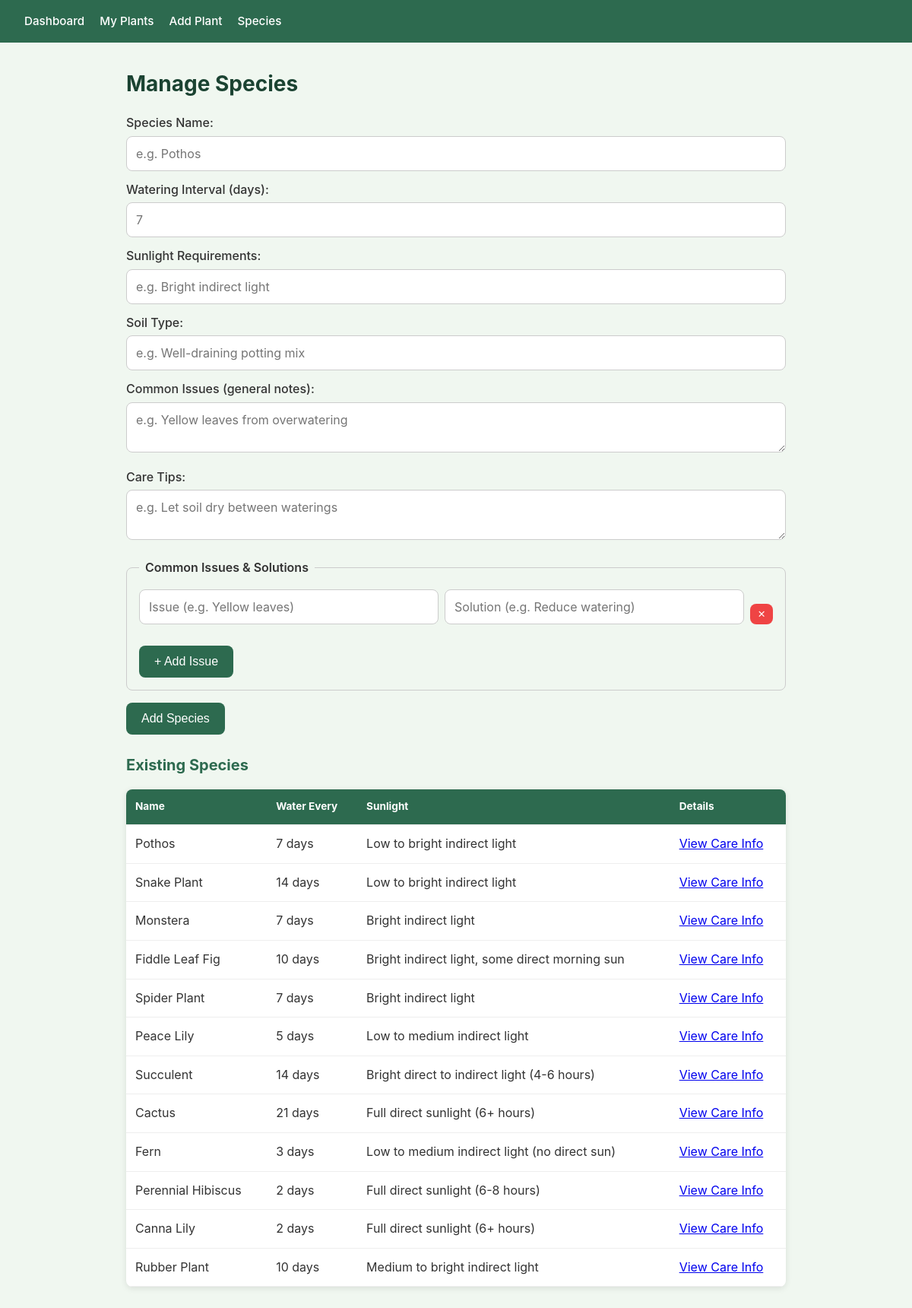
Screenshot of /species with the database file from the repository.
### app/models.py (models this page shows)
class Species(db.Model):
    id = db.Column(db.Integer, primary_key=True)
    name = db.Column(db.String(100), unique=True, nullable=False)
    watering_interval_days = db.Column(db.Integer, nullable=False)
    sunlight = db.Column(db.String(100))
    soil_type = db.Column(db.String(200))
    common_issues = db.Column(db.Text)
    care_tips = db.Column(db.Text)
    fertilizer_type = db.Column(db.String(200))
    fertilizer_schedule = db.Column(db.String(200))
    fertilizer_notes = db.Column(db.Text)
    plants = db.relationship("Plant", backref="species", lazy=True)
    issues = db.relationship("SpeciesIssue", backref="species", lazy=True)

### app/routes.py (the view, shortened to what this page needs)
@main.route("/species", methods=["GET", "POST"])
def manage_species():
    species = Species.query.all()
    return render_template("species.html", species=species)

### app/templates/species.html (shortened to what this page needs)
{% extends "base.html" %}
{% block content %}
<h1>Manage Species</h1>
<form method="POST">
    <label for="name">Species Name:</label>
    <input type="text" id="name" name="name" required placeholder="e.g. Pothos">
    <label for="watering_interval_days">Watering Interval (days):</label>
    <input type="number" id="watering_interval_days" name="watering_interval_days" required min="1" placeholder="7">
    <label for="sunlight">Sunlight Requirements:</label>
    <input type="text" id="sunlight" name="sunlight" placeholder="e.g. Bright indirect light">
    <label for="soil_type">Soil Type:</label>
    <input type="text" id="soil_type" name="soil_type" placeholder="e.g. Well-draining potting mix">
    <label for="common_issues">Common Issues (general notes):</label>
    <textarea id="common_issues" name="common_issues" rows="2" placeholder="e.g. Yellow leaves from overwatering"></textarea>
    <label for="care_tips">Care Tips:</label>
    <textarea id="care_tips" name="care_tips" rows="2" placeholder="e.g. Let soil dry between waterings"></textarea>
    <fieldset class="issues-fieldset">
        <legend>Common Issues &amp; Solutions</legend>
        <div id="issues-container">
            <div class="issue-row">
                <input type="text" name="issue[]" placeholder="Issue (e.g. Yellow leaves)">
                <input type="text" name="solution[]" placeholder="Solution (e.g. Reduce watering)">
                <button type="button" class="btn delete remove-row">✕</button>
            </div>
        </div>
        <button type="button" id="add-issue" class="btn add-issue-btn">+ Add Issue</button>
    </fieldset>
    <button type="submit" class="btn">Add Species</button>
</form>
{% if species %}
<h2>Existing Species</h2>
<table>
    <thead>
        <tr>
            <th>Name</th>
            <th>Water Every</th>
            <th>Sunlight</th>
            <th>Details</th>
        </tr>
    </thead>
    <tbody>
        {% for s in species %}
        <tr>
            <td>{{ s.name }}</td>
            <td>{{ s.watering_interval_days }} days</td>
            <td>{{ s.sunlight or '—' }}</td>
            <td><a href="{{ url_for('main.species_detail', species_id=s.id) }}">View Care Info</a></td>
        </tr>
        {% endfor %}
    </tbody>
</table>
{% endif %}
{% endblock %}

### app/static/style.css (style rules this page uses)
* { box-sizing: border-box; margin: 0; padding: 0; }
body { font-family: -apple-system, BlinkMacSystemFont, "Segoe UI", Roboto, sans-serif; background: #f0f7f0; color: #333; line-height: 1.6; -webkit-text-size-adjust: 100%; }
h1 { margin-bottom: 1rem; color: #1b4332; font-size: 1.5rem; }
h2 { margin: 1.5rem 0 1rem; color: #2d6a4f; font-size: 1.25rem; }
table { width: 100%; border-collapse: collapse; background: white; border-radius: 8px; overflow: hidden; box-shadow: 0 2px 8px rgba(0, 0, 0, 0.1); }
th, td { padding: 0.75rem 0.75rem; text-align: left; border-bottom: 1px solid #eee; }
th { background: #2d6a4f; color: white; font-size: 0.85rem; }
form { margin-bottom: 1rem; }
label { display: block; margin: 0.75rem 0 0.25rem; font-weight: 500; }
input, select, textarea { width: 100%; padding: 0.75rem; border: 1px solid #ccc; border-radius: 8px; font-size: 16px; font-family: inherit; -webkit-appearance: none; appearance: none; }
textarea { resize: vertical; }
.issues-fieldset { border: 1px solid #ccc; border-radius: 8px; padding: 1rem; margin-top: 1rem; }
.issues-fieldset legend { font-weight: 600; padding: 0 0.5rem; }
.issue-row { display: flex; flex-direction: column; gap: 0.5rem; margin-bottom: 0.75rem; padding-bottom: 0.75rem; border-bottom: 1px solid #eee; }
.issue-row input { margin-top: 0; }
.issue-row .remove-row { margin-top: 0; padding: 0.4rem 0.6rem; font-size: 0.8rem; align-self: flex-end; }
.add-issue-btn { background: #059669; margin-top: 0.5rem; }
.btn { display: inline-block; margin-top: 1rem; padding: 0.75rem 1.25rem; background: #2d6a4f; color: white; border: none; border-radius: 8px; cursor: pointer; font-size: 1rem; -webkit-tap-highlight-color: transparent; touch-action: manipulation; }
.btn.delete { background: #ef4444; }
@media (min-width: 768px) { h1 { font-size: 1.75rem; } }
@media (min-width: 768px) { .issue-row { flex-direction: row; align-items: center; border-bottom: none; padding-bottom: 0; } }
@media (min-width: 768px) { .issue-row input { flex: 1; } }

### rows the page displays
Species: name "Pothos", watering_interval_days "7", sunlight "Low to bright indirect light"
Species: name "Snake Plant", watering_interval_days "14", sunlight "Low to bright indirect light"
Species: name "Monstera", watering_interval_days "7", sunlight "Bright indirect light"
Species: name "Fiddle Leaf Fig", watering_interval_days "10", sunlight "Bright indirect light, some direct morning sun"
Species: name "Spider Plant", watering_interval_days "7", sunlight "Bright indirect light"
Species: name "Peace Lily", watering_interval_days "5", sunlight "Low to medium indirect light"
Species: name "Succulent", watering_interval_days "14", sunlight "Bright direct to indirect light (4-6 hours)"
Species: name "Cactus", watering_interval_days "21", sunlight "Full direct sunlight (6+ hours)"
Species: name "Fern", watering_interval_days "3", sunlight "Low to medium indirect light (no direct sun)"
Species: name "Perennial Hibiscus", watering_interval_days "2", sunlight "Full direct sunlight (6-8 hours)"
Species: name "Canna Lily", watering_interval_days "2", sunlight "Full direct sunlight (6+ hours)"
Species: name "Rubber Plant", watering_interval_days "10", sunlight "Medium to bright indirect light"
